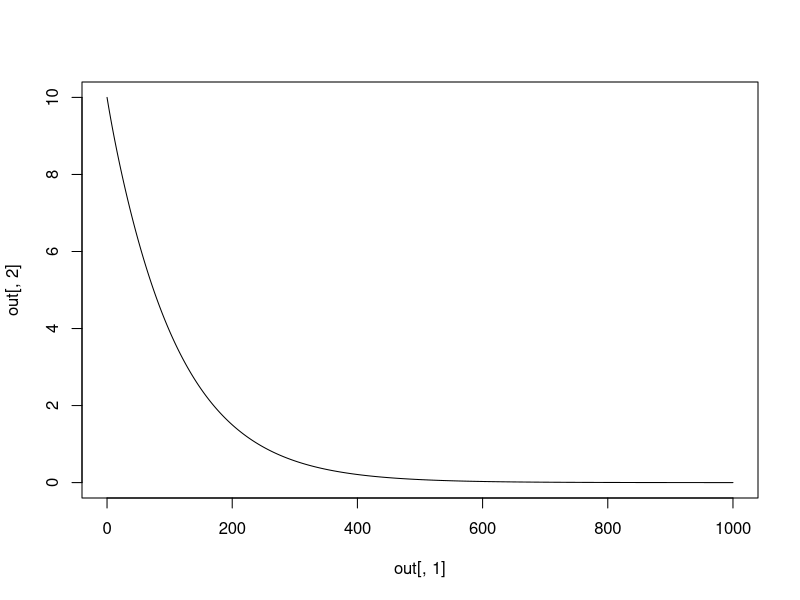
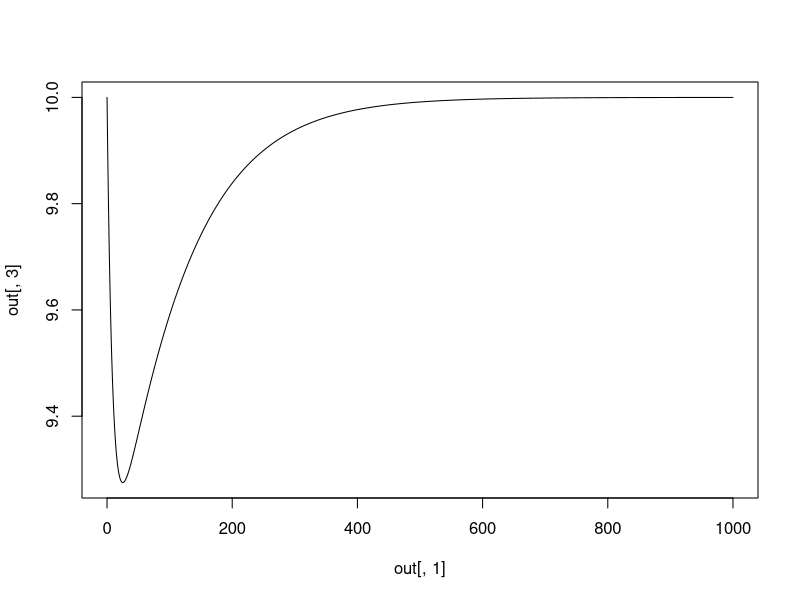
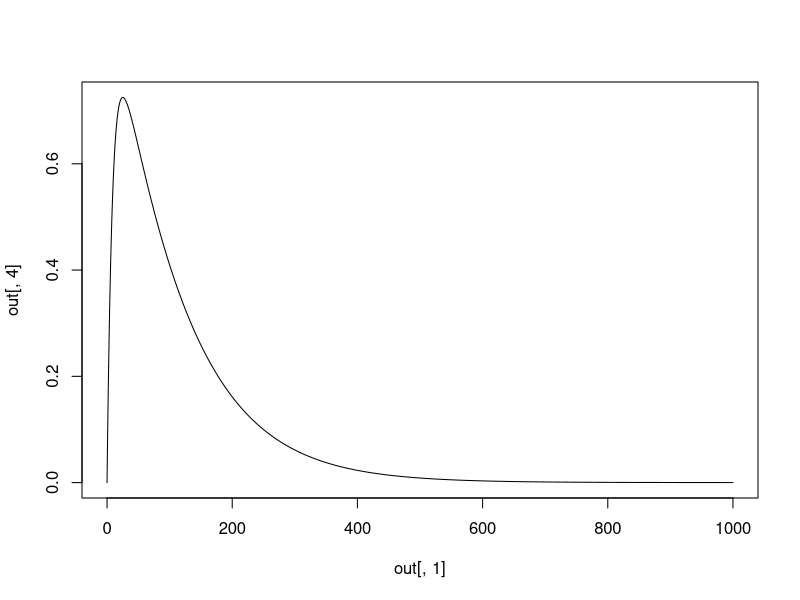
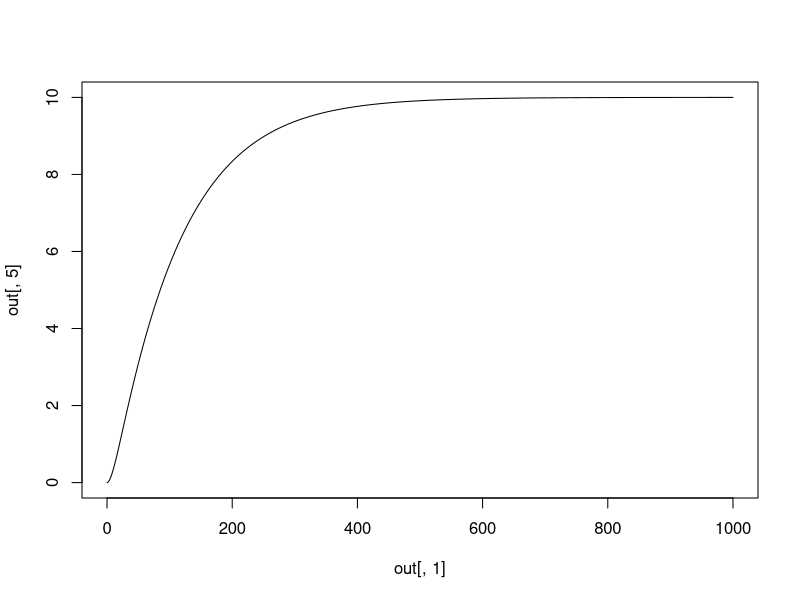

The R script that drew these images, in order: (Note: this script raises an error after producing the figures.)
## ---- chunk 1
library(deSolve)
library(ggplot2)
library(gridExtra)
t <- 
S0 <- 10
E0 <- 10 
C0 <- 0 
P0 <- 0
k1f <- .001
k1r <- .001
k2 <- .1

enzyme <- function(t, init, parameters)
{
  with(as.list(c(init,parameters)),{
    dS <- k1r*C-k1f*S*E
    dE <- -k1f*S*E + k1r*C + k2*C
    dC <- k1f*S*E - k1r*C - k2*C
    dP <- k2*C
    list(c(dS,dE,dC,dP))  
  })
}

times <- seq(0,1000,by = .1)
init <- c(S=S0,E=E0,C=C0,P=P0)

out <- ode(y=init,time=times,func=enzyme,parms=NULL)

p1 <- plot(out[,1],out[,2], type = "l") 
p2 <- plot(out[,1],out[,3], type = "l")
p3 <- plot(out[,1],out[,4], type = "l")
p4 <- plot(out[,1],out[,5], type = "l")
grid.arrange(p1,p2,p3,p4,col=4)
